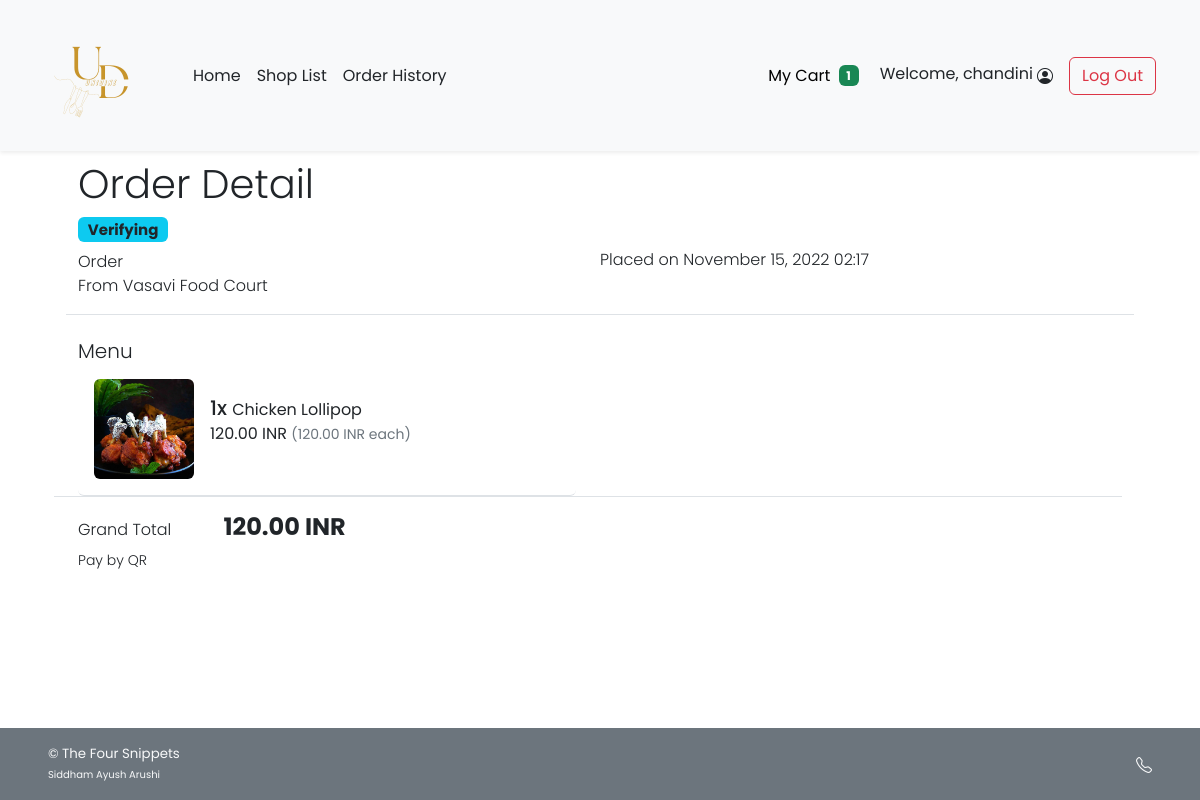
Before: /cust_order_detail.php?orh_id=82 (signed in) with the older database file.
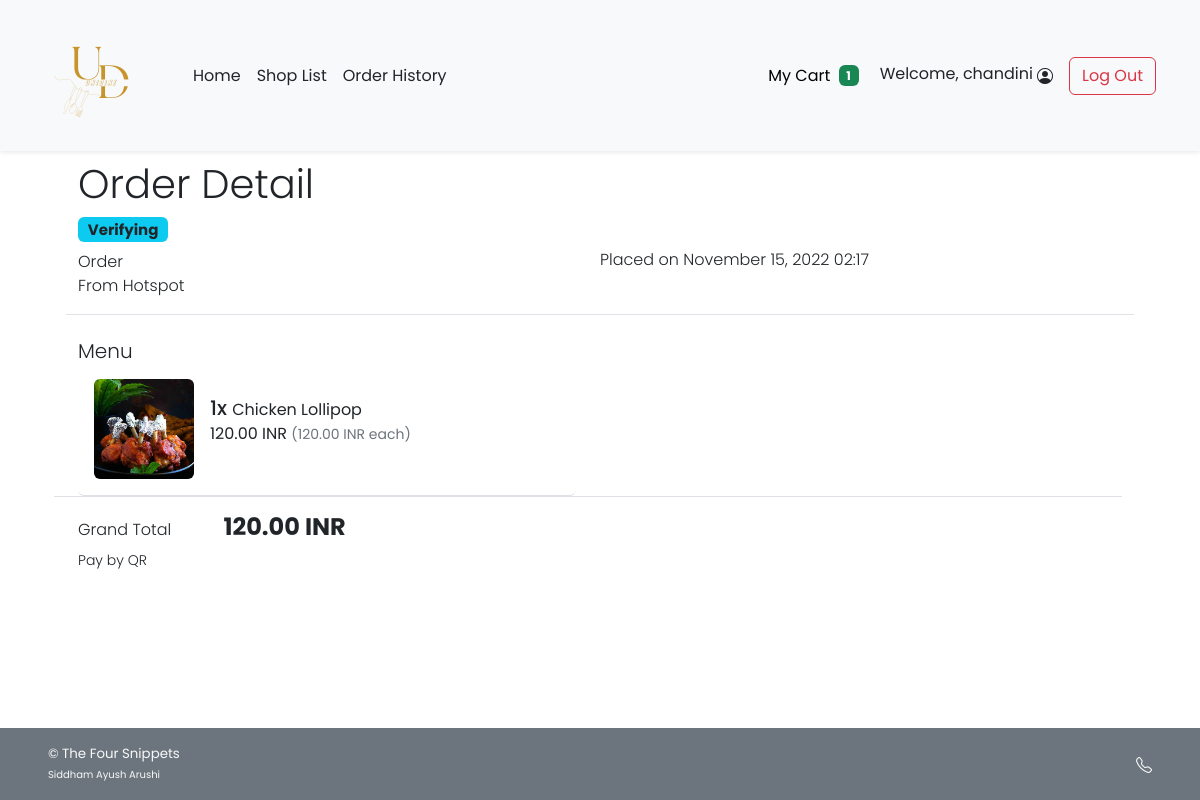
After: the same page with the newer database file.
### tables this page shows
CREATE TABLE `shop` (
  `s_username` varchar(45) NOT NULL,
  `s_pwd` varchar(45) NOT NULL,
  `s_name` varchar(100) NOT NULL,
  `s_location` varchar(100) NOT NULL,
  `s_email` varchar(100) NOT NULL,
  `s_phoneno` varchar(45) NOT NULL,
  `s_pic` text DEFAULT NULL,
  `s_id` int(11) NOT NULL
);

### cust_order_detail.php (the view, shortened to what the changed rows need)
<!DOCTYPE html>
<html lang="en">
<head>
    <?php
        include("conn_db.php");
        include('head.php');
    ?>
    <link href="css/main.css" rel="stylesheet">
    <link href="css/menu.css" rel="stylesheet">
</head>
<body class="d-flex flex-column h-100">
    <div class="container px-5 py-4" id="cart-body">
        <div class="row my-4 border-bottom">
            <h2 class="pt-3 display-6">Order Detail</h2>
            <?php
                $orh_id = $_GET["orh_id"];
                $orh_query = "SELECT * FROM order_header WHERE orh_id = {$orh_id}";
                $orh_arr = $mysqli -> query($orh_query) -> fetch_array();
            ?>
            <div class="row row-cols-1 row-cols-md-2">
                <div class="col mb-2 mb-md-0">
                    <ul class="list-unstyled fw-light">
                        <li class="list-item mb-2">
                            <?php if($orh_arr["orh_orderstatus"]=="VRFY"){ ?>
                                <h5><span class="fw-bold badge bg-info text-dark">Verifying</span></h5>
                            <?php }else if($orh_arr["orh_orderstatus"]=="ACPT"){ ?>
                                <h5><span class="fw-bold badge bg-secondary text-dark">Accepted</span></h5>
                            <?php }else if($orh_arr["orh_orderstatus"]=="PREP"){ ?>
                                <h5><span class="fw-bold badge bg-warning text-dark">Preparing</span></h5>
                            <?php }else if($orh_arr["orh_orderstatus"]=="RDPK"){ ?>
                                <h5><span class="fw-bold badge bg-primary text-white">Ready to pick up</span></h5>
                            <?php }else if($orh_arr["orh_orderstatus"]=="FNSH"){?>
                                <h5><span class="fw-bold badge bg-success text-white">Completed</span></h5>
                            <?php }else if($orh_arr["orh_orderstatus"]=="CNCL"){?>
                                <h5><span class="fw-bold badge bg-danger text-white">Cancelled</span></h5>
                            <?php } ?>
                        </li>
                        <li class="list-item">Order </li>
                        <li class="list-item">From
                            <?php
                                $shop_query = "SELECT s_name FROM shop WHERE s_id = {$orh_arr['s_id']};";
                                $shop_arr = $mysqli -> query($shop_query) -> fetch_array();
                                echo $shop_arr["s_name"];
                            ?>
                        </li>
                    </ul>
                </div>
            </div>
        </div>
                        <?php
                            $ord_query = "SELECT f.f_name,f.f_pic,ord.ord_amount,ord.ord_buyprice,ord_note FROM order_detail ord INNER JOIN food f ON ord.f_id = f.f_id WHERE ord.orh_id = {$orh_id}";
                            $ord_result = $mysqli -> query($ord_query);
                            while($ord_row = $ord_result -> fetch_array()){
                        ?>
                                            <p><?php printf("%.2f INR <small class='text-muted'>(%.2f INR each)</small>",$ord_row["ord_buyprice"]*$ord_row["ord_amount"],$ord_row["ord_buyprice"]);?><br />
                                            </p>
                        <?php } ?>
                                <?php
                                    $gt_query = "SELECT SUM(ord_amount*ord_buyprice) AS gt FROM order_detail WHERE orh_id = {$orh_id}";
                                    $gt_arr = $mysqli -> query($gt_query) -> fetch_array();
                                    printf("%.2f INR",$gt_arr["gt"]);
                                ?>
    </div>
</body>
</html>

Changed rows visible on the page:
changed shop: s_name "Vasavi Food Court" → "Hotspot"
